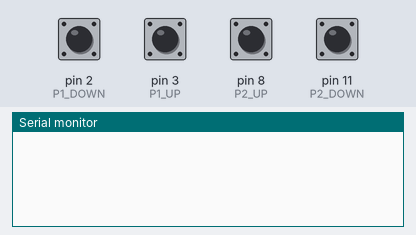
Recording of a sketch running on a simulated Arduino Uno, built with avr-gcc and run on an emulated ATmega328P. On the bench: the last lines printed to the serial monitor. Inputs (shaded band) come from the test bench; at power-on: pin 2 (P1_DOWN), pin 3 (P1_UP), pin 8 (P2_UP), pin 11 (P2_DOWN) LOW.

Above: at 1.2 s.
1.3 s: pin 2 (P1_DOWN) pulled HIGH for 0.15 s
At 2.6 s:
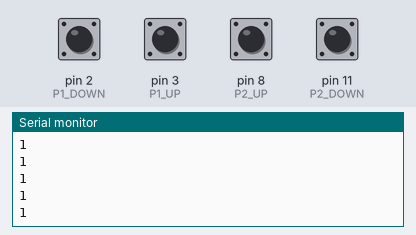
2.9 s: pin 3 (P1_UP) pulled HIGH for 0.15 s
At 4.2 s:
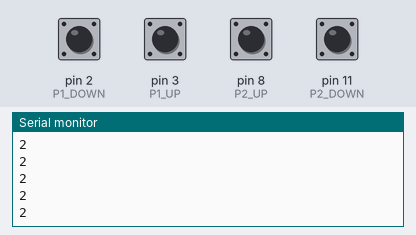
4.5 s: pin 8 (P2_UP) pulled HIGH for 0.15 s
At 5.4 s:
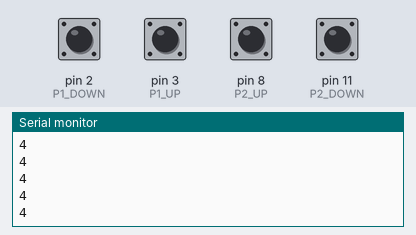
6.1 s: pin 11 (P2_DOWN) pulled HIGH for 0.15 s
At 6.6 s:
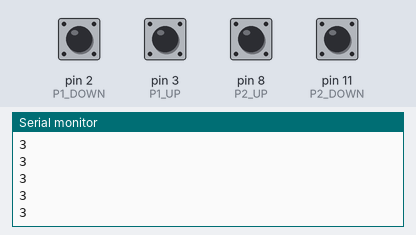
Timing chart, 0 to 8.7 s (numbered marks = the images above; inputs shaded):
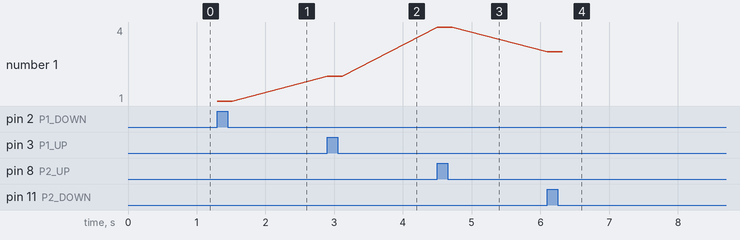

Measured:
- after the input at 1.3 s, the serial monitor: prints a new line at once (image 1)
- after the input at 2.9 s, the serial monitor: prints a new line at once (image 2)
- after the input at 4.5 s, the serial monitor: prints a new line at once (image 3)
- after the input at 6.1 s, the serial monitor: prints a new line at once (image 4)
- plotted number 1: 1 → 2 after the input at 2.9 s, 2 → 4 after the input at 4.5 s, 4 → 3 after the input at 6.1 s

The sketch:

controller.ino
```cpp
const int P1_DOWN = 2;
const int P1_UP = 3;
const int P2_DOWN = 11;
const int P2_UP = 8;

int p1DownState = 0;
int p1UpState = 0;
int p2DownState = 0;
int p2UpState = 0;

void setup() {
  Serial.begin(9600);

  pinMode(P1_DOWN, INPUT);
  pinMode(P1_UP, INPUT);
  pinMode(P2_DOWN, INPUT);
  pinMode(P2_UP, INPUT);
}

void loop() {
  p1DownState = digitalRead(P1_DOWN);
  p1UpState = digitalRead(P1_UP);
  p2DownState = digitalRead(P2_DOWN);
  p2UpState = digitalRead(P2_UP);

  // send data to the serial port which can be read
  // in through the C++ controller code

  if (p1DownState == HIGH) {
    Serial.println(1);
  }

  if (p1UpState == HIGH) {
    Serial.println(2);
  }

  if (p2DownState == HIGH) {
    Serial.println(3);
  }

  if (p2UpState == HIGH) {
    Serial.println(4);
  }
}
```
